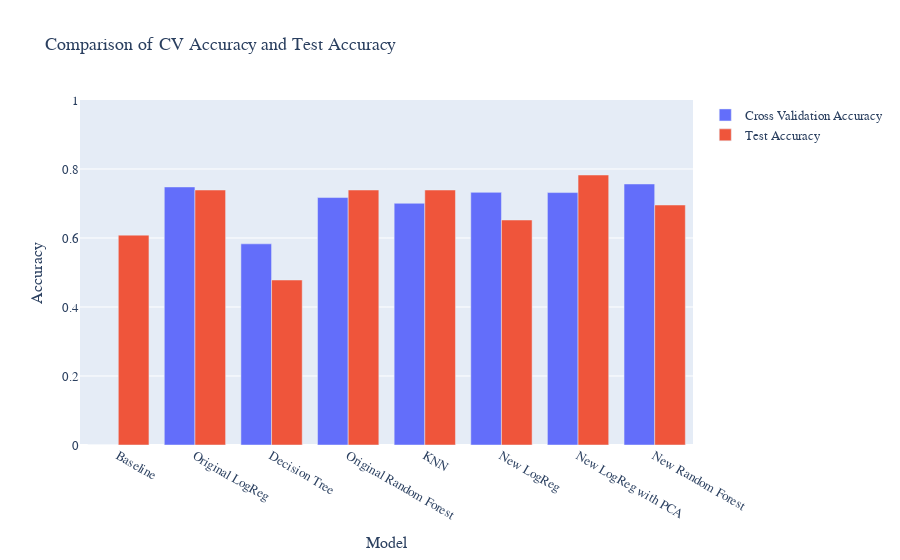

Notebook cell for this chart:
### Markdown cell above
#### 7.7 Comparison of Models

### Code cell
model_names = ['Baseline', 'Original LogReg', 'Decision Tree', 'Original Random Forest',
               'KNN', 'New LogReg', 'New LogReg with PCA', 'New Random Forest']
cross_validation = [0, best_logreg_CV, decisiontree_score_CV, rf_max_score_CV, knn_CV, aug_logreg_CV,
                    pca_logreg_CV, rf_max_score_CV_nf]
test_accuracy = [baseline_score, logreg_accuracy, decisiontree_accuracy, randomforest_accuracy,
                  neigh_accuracy, logreg_draft_cap_accuracy, pipe_accuracy, randomforest_accuracy_2]

fig = go.Figure([go.Bar(x=model_names, y=cross_validation, name="Cross Validation Accuracy"), 
           go.Bar(x=model_names, y=test_accuracy, name="Test Accuracy")])
fig.update_layout(
    title="Comparison of CV Accuracy and Test Accuracy",
    xaxis_title="Model",
    yaxis_title="Accuracy",
    font=dict(
        family="Times New Roman",
        size=13    
    )
)
fig.update_yaxes(range=[0,1])

### Figure 1 — Plotly figure (JSON) as saved in the notebook; plotly's stock layout.template omitted (floating-point values rounded to 4 significant figures)
{"data": [{"name": "Cross Validation Accuracy", "type": "bar", "x": ["Baseline", "Original LogReg", "Decision Tree", "Original Random Forest", "KNN", "New LogReg", "New LogReg with PCA", "New Random Forest"], "y": [0, 0.748, 0.5831, 0.7172, 0.7006, 0.7323, 0.7317, 0.7566]}, {"name": "Test Accuracy", "type": "bar", "x": ["Baseline", "Original LogReg", "Decision Tree", "Original Random Forest", "KNN", "New LogReg", "New LogReg with PCA", "New Random Forest"], "y": [0.6083, 0.7391, 0.4783, 0.7391, 0.7391, 0.6522, 0.7826, 0.6957]}], "layout": {"font": {"family": "Times New Roman", "size": 13}, "title": {"text": "Comparison of CV Accuracy and Test Accuracy"}, "xaxis": {"title": {"text": "Model"}}, "yaxis": {"range": [0, 1], "title": {"text": "Accuracy"}}}}
